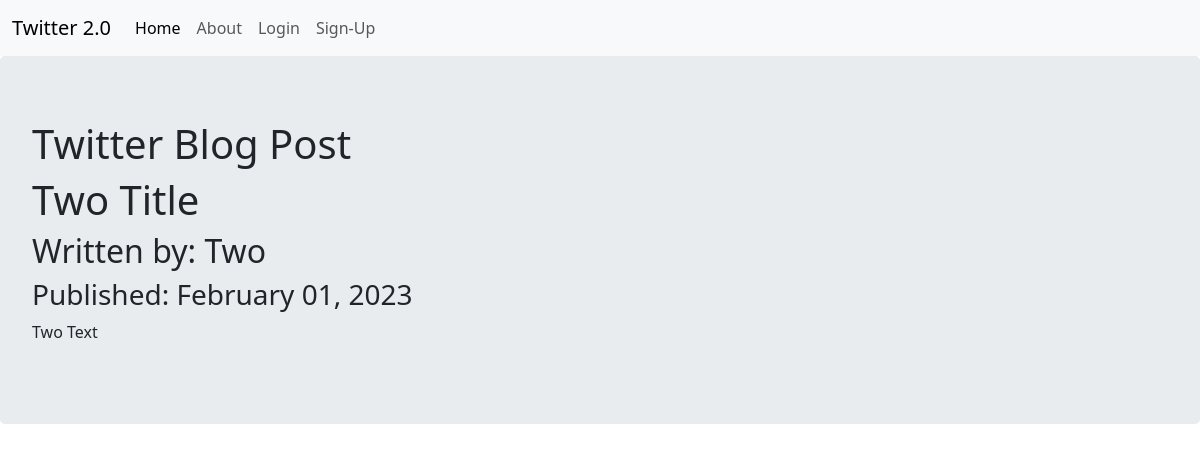
Page /3 on the committed database.
### website/models.py (models this page shows, shortened)
class BlogPost(db.Model):
    users = db.relationship(User)
    id = db.Column(db.Integer, primary_key = True)
    user_id = db.Column(db.Integer, db.ForeignKey('users.id'), nullable = False)
    date = db.Column(db.DateTime, nullable=False, default=datetime.utcnow)
    title = db.Column(db.String(140), nullable = False)
    text = db.Column(db.Text, nullable = False)

class User(db.Model, UserMixin):
    __tablename__ = 'users'
    id = db.Column(db.Integer,primary_key=True)
    profile_image = db.Column(db.String(64), nullable = False, default = 'default_profile.jpeg')
    username = db.Column(db.String(64), unique = True, index = True)
    email = db.Column(db.String(64), unique = True, index = True)
    name = db.Column(db.String(64), unique = True, index = True)
    password_hash = db.Column(db.String(64))
    posts = db.relationship('BlogPost', backref='author', lazy = True)

### website/users/views.py (the view)
@users.route("/<username>")
def user_posts(username):
    page = request.args.get('page', 1, type = int)
    user = User.query.filter_by(username=username).first_or_404()
    blog_posts = BlogPost.query.filter_by(author=user).order_by(BlogPost.date.desc()).paginate(page=page, per_page=5)
    return render_template('user_blog_posts.html', blog_posts=blog_posts, user=user)

### website/blog_posts/views.py (called while the page is built)
@blog_posts.route('/<int:blog_post_id>')
def blog_post(blog_post_id):
    blog_post = BlogPost.query.get_or_404(blog_post_id)
    return render_template('blog_post.html', title=blog_post.title,
                                            date = blog_post.date,
                                            post = blog_post)

### website/templates/blog_post.html (shortened to what this page needs)
{%extends "base.html"%}
{% block content %}
    <div class="jumbotron">
        <h1>Twitter Blog Post</h1>
        <h1>{{post.title}}</h1>
        <h2>Written by: {{post.author.username}}</h2>
        <h3>Published: {{post.date.strftime('%B %d, %Y')}}</h3>
        <p>{{post.text}}</p>
    </div>
{% endblock content %}

### rows in the picture
BlogPost: title "Two Title", date "February 01, 2023", text "Two Text"
User: author.username "Two"
